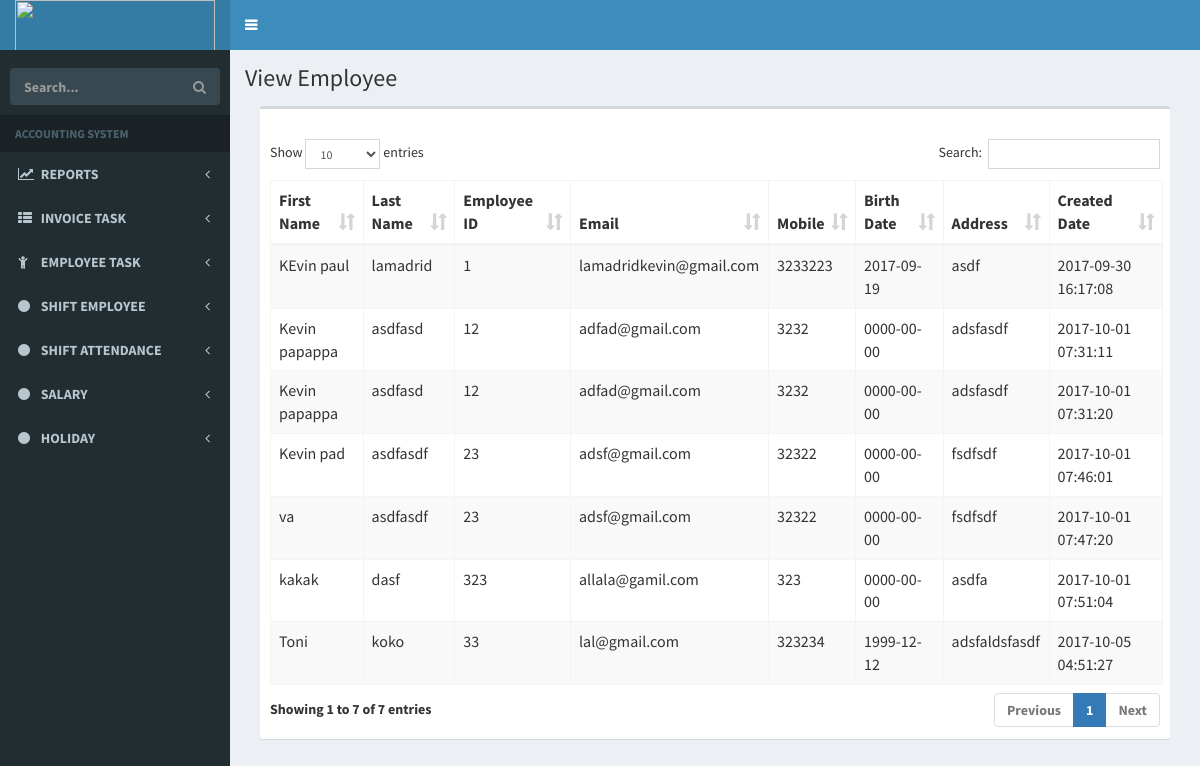
/index.php/employee/ViewEmployee, run on the app's committed database.
### tables this page shows
CREATE TABLE `tbl_employee` (
  `empID` int(11) NOT NULL,
  `empFirstName` varchar(255) NOT NULL DEFAULT '',
  `empLastName` varchar(255) NOT NULL DEFAULT '',
  `empNO` varchar(255) NOT NULL DEFAULT '',
  `empemail` varchar(255) NOT NULL DEFAULT '',
  `empMobile` varchar(255) NOT NULL DEFAULT '',
  `empbdate` date NOT NULL,
  `empaddress` varchar(255) NOT NULL DEFAULT '',
  `empshifID_FK` varchar(255) NOT NULL DEFAULT '',
  `created_date` datetime DEFAULT CURRENT_TIMESTAMP,
  `status` varchar(255) NOT NULL DEFAULT '0'
);

### application/controllers/Employee.php (called while the page is built, shortened)
<?php
class Employee extends CI_Controller {
    function __construct()
    {
        $this->load->model('EmployeeModel','EmployeeModel');
    }
	public function ViewEmployee()
	{
		$data['getEmployee'] = $this->EmployeeModel->getEmployee();
		$this->load->view('view_employee/view_employee',$data);
	}
}

### index.php (called while the page is built, shortened)
<?php
require_once BASEPATH.'core/CodeIgniter.php';

### application/models/EmployeeModel.php (called while the page is built, shortened)
<?php
class EmployeeModel extends CI_Model
{
	public function getEmployee()
	{
		$this->db->where('status',0);
		$query = $this->db->get('tbl_employee');
		return $query->result();
	}
}

### application/views/view_employee/view_employee.php (the view, shortened to what this page needs)
<link rel="stylesheet" type="text/css" href="<?php echo base_url("resource/bower_components/datatables.net-bs/css/dataTables.bootstrap.css");?>"/>
<link rel="stylesheet" href="<?php echo base_url("resource/css/bootstrap.min.css");?>"/>
<link rel="stylesheet" href="<?php echo base_url("resource/bower_components/bootstrap/dist/css/bootstrap.min.css");?>"/>
  <link rel="stylesheet" href="<?php echo base_url("resource/bower_components/font-awesome/css/font-awesome.min.css");?>"/>
  <link rel="stylesheet" href="<?php echo base_url("resource/bower_components/Ionicons/css/ionicons.min.css");?>"/>
  <link rel="stylesheet" href="<?php echo base_url("resource/dist/css/AdminLTE.min.css");?>"/>
  <link rel="stylesheet" href="<?php echo base_url("resource/dist/css/skins/_all-skins.min.css");?>"/>
  <link rel="stylesheet" href="<?php echo base_url("resource/bower_components/morris.js/morris.css");?>"/>
  <link rel="stylesheet" href="<?php echo base_url("resource/bower_components/jvectormap/jquery-jvectormap.css");?>"/>
  <link rel="stylesheet" href="<?php echo base_url("resource/bower_components/bootstrap-datepicker/dist/css/bootstrap-datepicker.min.css");?>"/>
  <link rel="stylesheet" href="<?php echo base_url("resource/bower_components/bootstrap-daterangepicker/daterangepicker.css");?>"/>
  <link rel="stylesheet" href="<?php echo base_url("resource/plugins/bootstrap-wysihtml5/bootstrap3-wysihtml5.min.css");?>"/>
<link rel="stylesheet" type="text/css" href="<?php echo base_url("resource/bower_components/datatables.net-bs/css/dataTables.bootstrap.min.css");?>"/>
<div class="content-wrapper">
   <section class="content-header">
       <h1>View Employee</h1>
        <section class="content">
          <div class="box">
            <div class="box-header">
            </div>
            <div class="box-body">
            <div>
                                    <div>
                                    <table id="example1" class="table table-bordered table-striped">
                                            <thead>
                                                <tr role="row">
                                                    <th class="sorting_asc wid-20" tabindex="0" rowspan="1" colspan="1">First Name</th>
                                                    <th class="sorting wid-25" tabindex="0" rowspan="1" colspan="1">Last Name</th>
                                                    <th class="sorting wid-10" tabindex="0" rowspan="1" colspan="1">Employee ID</th>
                                                    <th class="sorting wid-10" tabindex="0" rowspan="1" colspan="1">Email</th>
                                                    <th class="sorting wid-20" tabindex="0" rowspan="1" colspan="1">Mobile</th>
                                                    <th class="sorting wid-10" tabindex="0" rowspan="1" colspan="1">Birth Date</th>
                                                    <th class="sorting wid-10" tabindex="0" rowspan="1" colspan="1">Address</th>
                                                    <th class="sorting wid-10" tabindex="0" rowspan="1" colspan="1">Created Date</th>
                                                </tr>
                                            </thead>
                                            <tbody>
                                                <?php
                                                if(!empty($getEmployee))
                                                {
													foreach ($getEmployee as $value)
													{ ?>
														<tr>
															<td><?=$value->empFirstName?></td>
															<td><?=$value->empLastName?></td>
															<td><?=$value->empNO?></td>
															<td><?=$value->empemail?></td>
															<td><?=$value->empMobile?></td>
															<td><?=$value->empbdate?></td>
															<td><?=$value->empaddress?></td>
															<td><?=$value->created_date?></td>
														</tr>
												<?php	}
                                                }
                                                ?>
                                            </tbody>
                                        </table>
                                    </div>
                                </div>
            </div>
          </div>
        </div>

### data on the page
tbl_employee: empFirstName "KEvin paul", empLastName "lamadrid", empNO "1", empemail "lamadridkevin@gmail.com", empMobile "3233223", empbdate "2017-09-19", empaddress "asdf", created_date "2017-09-30 16:17:08"
tbl_employee: empFirstName "Kevin papappa", empLastName "asdfasd", empNO "12", empemail "adfad@gmail.com", empMobile "3232", empbdate "0000-00-00", empaddress "adsfasdf", created_date "2017-10-01 07:31:11"
tbl_employee: empFirstName "Kevin papappa", empLastName "asdfasd", empNO "12", empemail "adfad@gmail.com", empMobile "3232", empbdate "0000-00-00", empaddress "adsfasdf", created_date "2017-10-01 07:31:20"
tbl_employee: empFirstName "Kevin pad", empLastName "asdfasdf", empNO "23", empemail "adsf@gmail.com", empMobile "32322", empbdate "0000-00-00", empaddress "fsdfsdf", created_date "2017-10-01 07:46:01"
tbl_employee: empFirstName "va", empLastName "asdfasdf", empNO "23", empemail "adsf@gmail.com", empMobile "32322", empbdate "0000-00-00", empaddress "fsdfsdf", created_date "2017-10-01 07:47:20"
tbl_employee: empFirstName "kakak", empLastName "dasf", empNO "323", empemail "allala@gamil.com", empMobile "323", empbdate "0000-00-00", empaddress "asdfa", created_date "2017-10-01 07:51:04"
tbl_employee: empFirstName "Toni", empLastName "koko", empNO "33", empemail "lal@gmail.com", empMobile "323234", empbdate "1999-12-12", empaddress "adsfaldsfasdf", created_date "2017-10-05 04:51:27"
